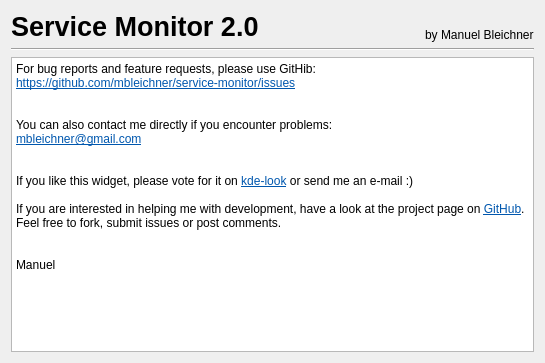
<?xml version="1.0" encoding="UTF-8"?>
<ui version="4.0">
 <class>About</class>
 <widget class="QDialog" name="About">
  <property name="geometry">
   <rect>
    <x>0</x>
    <y>0</y>
    <width>545</width>
    <height>363</height>
   </rect>
  </property>
  <property name="windowTitle">
   <string>Dialog</string>
  </property>
  <layout class="QVBoxLayout" name="verticalLayout">
   <item>
    <layout class="QHBoxLayout" name="horizontalLayout">
     <item>
      <widget class="QLabel" name="label">
       <property name="font">
        <font>
         <pointsize>20</pointsize>
         <weight>75</weight>
         <bold>true</bold>
        </font>
       </property>
       <property name="text">
        <string>Service Monitor 2.0</string>
       </property>
      </widget>
     </item>
     <item>
      <spacer name="horizontalSpacer">
       <property name="orientation">
        <enum>Qt::Horizontal</enum>
       </property>
       <property name="sizeHint" stdset="0">
        <size>
         <width>40</width>
         <height>20</height>
        </size>
       </property>
      </spacer>
     </item>
     <item>
      <widget class="QLabel" name="label_2">
       <property name="text">
        <string>by Manuel Bleichner</string>
       </property>
       <property name="alignment">
        <set>Qt::AlignBottom|Qt::AlignLeading|Qt::AlignLeft</set>
       </property>
      </widget>
     </item>
    </layout>
   </item>
   <item>
    <widget class="Line" name="line">
     <property name="orientation">
      <enum>Qt::Horizontal</enum>
     </property>
    </widget>
   </item>
   <item>
    <widget class="QTextBrowser" name="textBrowser">
     <property name="html">
      <string>&lt;!DOCTYPE HTML PUBLIC &quot;-//W3C//DTD HTML 4.0//EN&quot; &quot;http://www.w3.org/TR/REC-html40/strict.dtd&quot;&gt;
&lt;html&gt;&lt;head&gt;&lt;meta name=&quot;qrichtext&quot; content=&quot;1&quot; /&gt;&lt;style type=&quot;text/css&quot;&gt;
p, li { white-space: pre-wrap; }
&lt;/style&gt;&lt;/head&gt;&lt;body style=&quot; font-family:'DejaVu Sans'; font-size:9pt; font-weight:400; font-style:normal;&quot;&gt;
&lt;p style=&quot; margin-top:0px; margin-bottom:0px; margin-left:0px; margin-right:0px; -qt-block-indent:0; text-indent:0px;&quot;&gt;For bug reports and feature requests, please use GitHib:&lt;/p&gt;
&lt;p style=&quot; margin-top:0px; margin-bottom:0px; margin-left:0px; margin-right:0px; -qt-block-indent:0; text-indent:0px;&quot;&gt;&lt;a href=&quot;https://github.com/mbleichner/service-monitor/issues&quot;&gt;&lt;span style=&quot; text-decoration: underline; color:#0057ae;&quot;&gt;https://github.com/mbleichner/service-monitor/issues&lt;/span&gt;&lt;/a&gt;&lt;br /&gt;&lt;/p&gt;
&lt;p style=&quot;-qt-paragraph-type:empty; margin-top:0px; margin-bottom:0px; margin-left:0px; margin-right:0px; -qt-block-indent:0; text-indent:0px;&quot;&gt;&lt;/p&gt;
&lt;p style=&quot; margin-top:0px; margin-bottom:0px; margin-left:0px; margin-right:0px; -qt-block-indent:0; text-indent:0px;&quot;&gt;You can also contact me directly if you encounter problems:&lt;/p&gt;
&lt;p style=&quot; margin-top:0px; margin-bottom:0px; margin-left:0px; margin-right:0px; -qt-block-indent:0; text-indent:0px;&quot;&gt;&lt;a href=&quot;mailto:mbleichner@gmail.com&quot;&gt;&lt;span style=&quot; text-decoration: underline; color:#0057ae;&quot;&gt;mbleichner@gmail.com&lt;/span&gt;&lt;/a&gt;&lt;/p&gt;
&lt;p style=&quot;-qt-paragraph-type:empty; margin-top:0px; margin-bottom:0px; margin-left:0px; margin-right:0px; -qt-block-indent:0; text-indent:0px;&quot;&gt;&lt;/p&gt;
&lt;p style=&quot;-qt-paragraph-type:empty; margin-top:0px; margin-bottom:0px; margin-left:0px; margin-right:0px; -qt-block-indent:0; text-indent:0px;&quot;&gt;&lt;/p&gt;
&lt;p style=&quot; margin-top:0px; margin-bottom:0px; margin-left:0px; margin-right:0px; -qt-block-indent:0; text-indent:0px;&quot;&gt;If you like this widget, please vote for it on &lt;a href=&quot;http://kde-look.org/content/show.php/Service+Monitor?content=125203&quot;&gt;&lt;span style=&quot; text-decoration: underline; color:#0057ae;&quot;&gt;kde-look&lt;/span&gt;&lt;/a&gt; or send me an e-mail :)&lt;/p&gt;
&lt;p style=&quot;-qt-paragraph-type:empty; margin-top:0px; margin-bottom:0px; margin-left:0px; margin-right:0px; -qt-block-indent:0; text-indent:0px;&quot;&gt;&lt;/p&gt;
&lt;p style=&quot; margin-top:0px; margin-bottom:0px; margin-left:0px; margin-right:0px; -qt-block-indent:0; text-indent:0px;&quot;&gt;If you are interested in helping me with development, have a look at the project page on &lt;a href=&quot;https://github.com/mbleichner/service-monitor&quot;&gt;&lt;span style=&quot; text-decoration: underline; color:#0057ae;&quot;&gt;GitHub&lt;/span&gt;&lt;/a&gt;. Feel free to fork, submit issues or post comments.&lt;/p&gt;
&lt;p style=&quot;-qt-paragraph-type:empty; margin-top:0px; margin-bottom:0px; margin-left:0px; margin-right:0px; -qt-block-indent:0; text-indent:0px;&quot;&gt;&lt;/p&gt;
&lt;p style=&quot;-qt-paragraph-type:empty; margin-top:0px; margin-bottom:0px; margin-left:0px; margin-right:0px; -qt-block-indent:0; text-indent:0px;&quot;&gt;&lt;/p&gt;
&lt;p style=&quot; margin-top:0px; margin-bottom:0px; margin-left:0px; margin-right:0px; -qt-block-indent:0; text-indent:0px;&quot;&gt;Manuel&lt;/p&gt;&lt;/body&gt;&lt;/html&gt;</string>
     </property>
     <property name="openExternalLinks">
      <bool>true</bool>
     </property>
    </widget>
   </item>
  </layout>
 </widget>
 <resources/>
 <connections/>
</ui>
